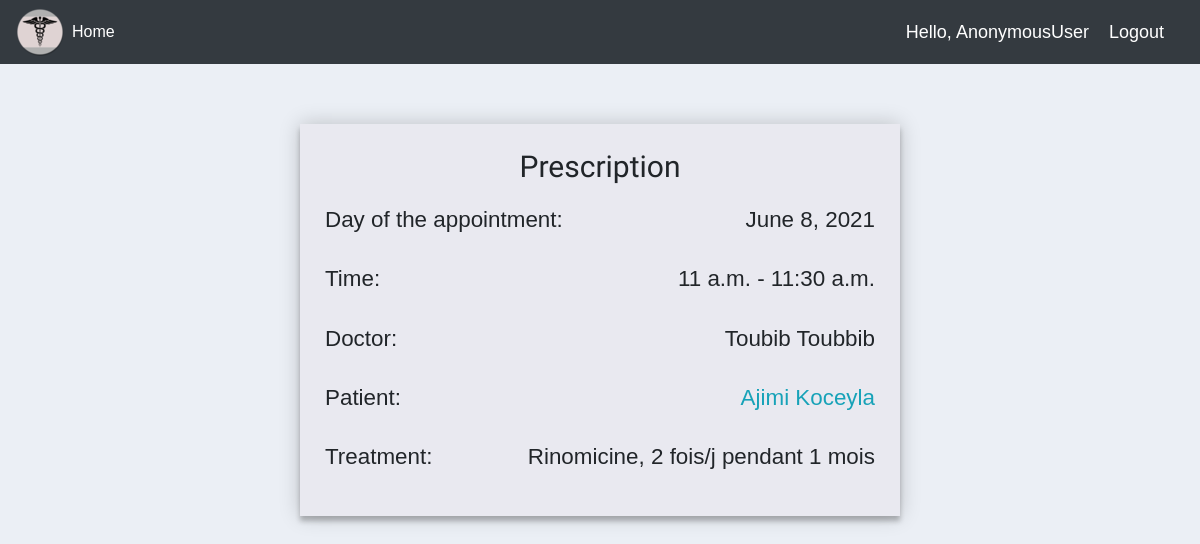
Page /prescription/20 on the committed database.
### mainapp/models.py (models this page shows, shortened)
class Prescription(models.Model):
    consultation = models.OneToOneField(Consultation, null=True, on_delete=models.CASCADE)
    treatment = models.CharField(max_length=200, null=True)

class Consultation(models.Model):
    appointment = models.OneToOneField(Appointment, null=True, on_delete=models.SET_NULL)
    doctor = models.ForeignKey(Doctor, null=True, on_delete=models.SET_NULL)
    observation = models.CharField(max_length=200)

class Appointment(models.Model):
    day = models.DateField(u'Day of the appointment', help_text=u'Day of the appointment')
    start_time = models.TimeField(u'Starting time', help_text=u'Starting time')
    end_time = models.TimeField(u'Final time', help_text=u'Final time')
    patient = models.ForeignKey(
        Patient,
        null=True,
        on_delete=models.SET_NULL,
        related_name='appointments'
    )
    APPOINTMENT_STATES = (
        ('Confirmed', 'Confirmed'),
        ('Pending', 'Pending'),
        ('Canceled', 'Canceled'),
    )
    state = models.CharField(max_length=20, choices=APPOINTMENT_STATES, default='Canceled', null=True)
    SPECIALTY = (
        ('General practice', 'General practice'),
        ('Clinical radiology', 'Clinical radiology'),
        ('Anaesthesia', 'Anaesthesia'),
        ('Ophthalmology', 'Ophthalmology')
    )
    specialty = models.CharField(max_length=200, choices=SPECIALTY, null=True)
    consulted = models.BooleanField(default=False)
    class Meta:
        verbose_name = u'Appointment'
        verbose_name_plural = u'Appointments'

class CommonInfo(models.Model):
    SEX = (
        ('Male', 'Male'),
        ('Female', 'Female'),
    )
    first_name = models.CharField(max_length=80, null=True)
    last_name = models.CharField(max_length=80, null=True)
    birth_date = models.DateField(null=True)
    sex = models.CharField(max_length=10, choices=SEX, null=True)
    cin = models.CharField(max_length=15, null=True)
    phone_nb = models.CharField(max_length=30, null=True)
    address = models.ForeignKey(Address, null=True, on_delete=models.SET_NULL)
    objects = models.Manager()
    class Meta:
        abstract = True

class Doctor(CommonInfo):
    user = models.OneToOneField(User, null=True, on_delete=models.CASCADE)
    SPECIALTY = (
        ('General practice', 'General practice'),
        ('Clinical radiology', 'Clinical radiology'),
        ('Anaesthesia', 'Anaesthesia'),
        ('Ophthalmology', 'Ophthalmology')
    )
    email = models.EmailField()
    pwd = models.CharField(max_length=200)
    salary = models.FloatField()
    specialty = models.CharField(max_length=200, choices=SPECIALTY)
    is_active = models.BooleanField(default=True)
    created = models.DateField(auto_now_add=True)
    objects = models.Manager()

class Patient(CommonInfo):
    user = models.OneToOneField(User, null=True, on_delete=models.CASCADE)
    email = models.EmailField(null=True)
    insur_acc_nb = models.OneToOneField(InsuranceAccount, null=True, on_delete=models.SET_NULL)
    weight = models.IntegerField(validators=[
        MaxValueValidator(200),
        MinValueValidator(1)
    ], null=True)
    allergies = models.CharField(max_length=200, null=True)

### mainapp/views.py (the view)
# urls.py: path('prescription/<int:idprescription>', views.prescription, name='prescription'),
def prescription(request, idprescription):
    presc = get_object_or_404(Prescription, pk=idprescription)
    context = {'prescription': presc}
    return render(request, 'mainapp/entities/prescription.html', context)

### mainapp/templatetags/usergroup_tag.py (called while the page is built)
@register.filter(name='has_group')
def has_group(user, group_name):
    return user.groups.filter(name=group_name).exists()

### mainapp/templates/mainapp/entities/prescription.html
{% extends "base.html" %}
{% load static %}
{% block content %}
<div class="formcontainer">
    <div id="entity">
        <h3>Prescription</h3>
        <div style="overflow: hidden;">
            <p style="float: left;">Day of the appointment: </p><p style="float: right;">{{prescription.consultation.appointment.day}}</p>
        </div>
        <div style="overflow: hidden;">
            <p style="float: left;">Time: </p><p style="float: right;">{{prescription.consultation.appointment.start_time}} - {{prescription.consultation.appointment.end_time}}</p>
        </div>
        <div style="overflow: hidden;">
            <p style="float: left;">Doctor: </p><p style="float: right;">{{prescription.consultation.doctor.last_name}} {{prescription.consultation.doctor.first_name}}</p>
        </div>
        <div style="overflow: hidden;">
            <p style="float: left;">Patient: </p><p style="float: right;"><a href="{% url 'patient' prescription.consultation.appointment.patient.id %}">{{prescription.consultation.appointment.patient.last_name }} {{prescription.consultation.appointment.patient.first_name}}</a></p>
        </div>
        <div style="overflow: hidden;">
            <p style="float: left;">Treatment: </p><p style="float: right;">{{prescription.treatment}}</p>
        </div>
    </div>
</div>
{% endblock %}

### mainapp/static/css/base.css (style rules this page uses)
body { margin:0; padding:0; font-family:helvetica, sans-serif; background-color:rgb(208,0,0); }
p { line-height: 2.2; }
a { color:#12c064; text-decoration:none; }
h1, h2, h3, h4, h5 , h6 { font-family: 'Muli', sans-serif; font-weight:normal; }

### mainapp/static/css/calendar.css (style rules this page uses)
a { color: #17a2b8; }

### mainapp/static/css/forms.css (style rules this page uses)
.formcontainer { max-width: 600px; width: 100%; margin: 0 auto; position: relative; }
#entity { background:#E9E9F0; padding: 25px; margin: 30px 0; box-shadow: 0 0 20px 0 rgba(0, 0, 0, 0.2), 0 5px 5px 0 rgba(0, 0, 0, 0.24); }
#entity h3 { text-align: center; display: block; font-size: 30px; font-weight: 300; margin-bottom: 10px; }
#entity p { text-align: center; display: block; font-size: 1.4rem; font-weight: 500; margin-bottom: 10px; }

### rows in the picture
Prescription: consultation.appointment.day "June 8, 2021", consultation.appointment.start_time "11 a.m.", consultation.appointment.end_time "11:30 a.m.", consultation.doctor.last_name "Toubib", consultation.doctor.first_name "Toubbib", consultation.appointment.patient.last_name "Ajimi", consultation.appointment.patient.first_name "Koceyla", treatment "Rinomicine, 2 fois/j pendant 1 mois"

### other values in the picture
{{ request.user }} "AnonymousUser"
